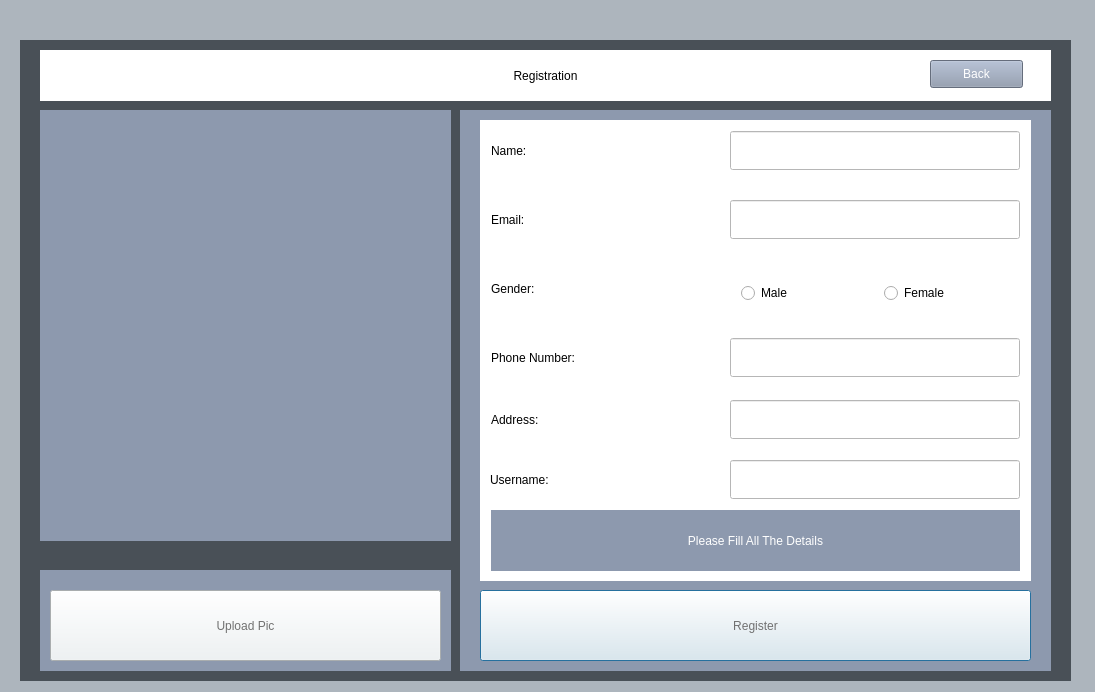
<?xml version="1.0" encoding="UTF-8"?>
<ui version="4.0">
 <class>Dialog</class>
 <widget class="QDialog" name="Dialog">
  <property name="geometry">
   <rect>
    <x>0</x>
    <y>0</y>
    <width>1095</width>
    <height>692</height>
   </rect>
  </property>
  <property name="windowTitle">
   <string>Dialog</string>
  </property>
  <property name="styleSheet">
   <string notr="true">background-color: #adb5bd;</string>
  </property>
  <widget class="QWidget" name="BackgraoundLoginWidget" native="true">
   <property name="geometry">
    <rect>
     <x>20</x>
     <y>40</y>
     <width>1051</width>
     <height>641</height>
    </rect>
   </property>
   <property name="styleSheet">
    <string notr="true">background-color: #495057;</string>
   </property>
   <widget class="QWidget" name="OpenCvArea" native="true">
    <property name="geometry">
     <rect>
      <x>20</x>
      <y>70</y>
      <width>411</width>
      <height>431</height>
     </rect>
    </property>
    <property name="styleSheet">
     <string notr="true">background-color: #8d99ae;</string>
    </property>
    <layout class="QHBoxLayout" name="horizontalLayout">
     <item>
      <widget class="QLabel" name="FacedetCap">
       <property name="text">
        <string/>
       </property>
       <property name="pixmap">
        <pixmap>D:/Coding/Project/#Project Designs Equipment/Image/15437639.jpg</pixmap>
       </property>
       <property name="scaledContents">
        <bool>true</bool>
       </property>
      </widget>
     </item>
    </layout>
   </widget>
   <widget class="QWidget" name="RegisterformWidget" native="true">
    <property name="geometry">
     <rect>
      <x>440</x>
      <y>70</y>
      <width>591</width>
      <height>561</height>
     </rect>
    </property>
    <property name="styleSheet">
     <string notr="true">background-color: #8d99ae;
font: 25 11pt &quot;Bahnschrift Light SemiCondensed&quot;;</string>
    </property>
    <widget class="QWidget" name="widget_2" native="true">
     <property name="geometry">
      <rect>
       <x>20</x>
       <y>10</y>
       <width>551</width>
       <height>461</height>
      </rect>
     </property>
     <property name="styleSheet">
      <string notr="true">background-color:#ffffff;
font: 16pt &quot;Segoe Script&quot;;
</string>
     </property>
     <widget class="QLabel" name="label">
      <property name="geometry">
       <rect>
        <x>11</x>
        <y>11</y>
        <width>90</width>
        <height>39</height>
       </rect>
      </property>
      <property name="sizePolicy">
       <sizepolicy hsizetype="Fixed" vsizetype="Preferred">
        <horstretch>0</horstretch>
        <verstretch>0</verstretch>
       </sizepolicy>
      </property>
      <property name="text">
       <string>Name:</string>
      </property>
     </widget>
     <widget class="QLineEdit" name="NameField">
      <property name="geometry">
       <rect>
        <x>250</x>
        <y>11</y>
        <width>290</width>
        <height>39</height>
       </rect>
      </property>
     </widget>
     <widget class="QLabel" name="label_2">
      <property name="geometry">
       <rect>
        <x>11</x>
        <y>80</y>
        <width>100</width>
        <height>39</height>
       </rect>
      </property>
      <property name="text">
       <string>Email:</string>
      </property>
     </widget>
     <widget class="QLineEdit" name="Emailfield">
      <property name="geometry">
       <rect>
        <x>250</x>
        <y>80</y>
        <width>290</width>
        <height>39</height>
       </rect>
      </property>
     </widget>
     <widget class="QLabel" name="label_5">
      <property name="geometry">
       <rect>
        <x>11</x>
        <y>149</y>
        <width>112</width>
        <height>39</height>
       </rect>
      </property>
      <property name="text">
       <string>Gender:</string>
      </property>
     </widget>
     <widget class="QWidget" name="widget_3" native="true">
      <property name="geometry">
       <rect>
        <x>250</x>
        <y>149</y>
        <width>290</width>
        <height>39</height>
       </rect>
      </property>
      <widget class="QRadioButton" name="MaleRadioBTN">
       <property name="geometry">
        <rect>
         <x>11</x>
         <y>1</y>
         <width>94</width>
         <height>46</height>
        </rect>
       </property>
       <property name="text">
        <string>Male</string>
       </property>
      </widget>
      <widget class="QRadioButton" name="FemaleRadioBTN">
       <property name="geometry">
        <rect>
         <x>154</x>
         <y>1</y>
         <width>124</width>
         <height>46</height>
        </rect>
       </property>
       <property name="text">
        <string>Female</string>
       </property>
      </widget>
     </widget>
     <widget class="QLabel" name="label_3">
      <property name="geometry">
       <rect>
        <x>11</x>
        <y>218</y>
        <width>229</width>
        <height>39</height>
       </rect>
      </property>
      <property name="text">
       <string>Phone Number:</string>
      </property>
     </widget>
     <widget class="QLineEdit" name="Phonefield">
      <property name="geometry">
       <rect>
        <x>250</x>
        <y>218</y>
        <width>290</width>
        <height>39</height>
       </rect>
      </property>
     </widget>
     <widget class="QLabel" name="label_4">
      <property name="geometry">
       <rect>
        <x>11</x>
        <y>280</y>
        <width>117</width>
        <height>39</height>
       </rect>
      </property>
      <property name="text">
       <string>Address:</string>
      </property>
     </widget>
     <widget class="QLineEdit" name="Addressfield">
      <property name="geometry">
       <rect>
        <x>250</x>
        <y>280</y>
        <width>290</width>
        <height>39</height>
       </rect>
      </property>
     </widget>
     <widget class="QWidget" name="widget_4" native="true">
      <property name="geometry">
       <rect>
        <x>11</x>
        <y>390</y>
        <width>529</width>
        <height>61</height>
       </rect>
      </property>
      <property name="styleSheet">
       <string notr="true">background-color: #8d99ae;</string>
      </property>
      <layout class="QVBoxLayout" name="verticalLayout">
       <item>
        <widget class="QLabel" name="Registerlabel">
         <property name="sizePolicy">
          <sizepolicy hsizetype="MinimumExpanding" vsizetype="Preferred">
           <horstretch>0</horstretch>
           <verstretch>0</verstretch>
          </sizepolicy>
         </property>
         <property name="styleSheet">
          <string notr="true">font: 12pt &quot;MS Shell Dlg 2&quot;;

background-color: #8d99ae;
color:#ffffff;</string>
         </property>
         <property name="inputMethodHints">
          <set>Qt::ImhExclusiveInputMask</set>
         </property>
         <property name="text">
          <string>Please Fill All The Details</string>
         </property>
         <property name="alignment">
          <set>Qt::AlignCenter</set>
         </property>
         <property name="wordWrap">
          <bool>true</bool>
         </property>
        </widget>
       </item>
      </layout>
     </widget>
     <widget class="QLabel" name="label_7">
      <property name="geometry">
       <rect>
        <x>10</x>
        <y>340</y>
        <width>171</width>
        <height>39</height>
       </rect>
      </property>
      <property name="text">
       <string>Username:</string>
      </property>
     </widget>
     <widget class="QLineEdit" name="UsernameField">
      <property name="geometry">
       <rect>
        <x>250</x>
        <y>340</y>
        <width>290</width>
        <height>39</height>
       </rect>
      </property>
     </widget>
    </widget>
    <widget class="QPushButton" name="BTNregistration">
     <property name="geometry">
      <rect>
       <x>20</x>
       <y>480</y>
       <width>551</width>
       <height>71</height>
      </rect>
     </property>
     <property name="styleSheet">
      <string notr="true">background-color: #edf2f4;
font: 75 italic 15pt &quot;Book Antiqua&quot;;
color:rgb(113, 113, 113)</string>
     </property>
     <property name="text">
      <string>Register</string>
     </property>
    </widget>
   </widget>
   <widget class="QWidget" name="widget" native="true">
    <property name="geometry">
     <rect>
      <x>20</x>
      <y>530</y>
      <width>411</width>
      <height>101</height>
     </rect>
    </property>
    <property name="styleSheet">
     <string notr="true">background-color: #8d99ae;</string>
    </property>
    <widget class="QPushButton" name="BTNupload">
     <property name="geometry">
      <rect>
       <x>10</x>
       <y>20</y>
       <width>391</width>
       <height>71</height>
      </rect>
     </property>
     <property name="styleSheet">
      <string notr="true">background-color: #edf2f4;
font: 75 italic 15pt &quot;Book Antiqua&quot;;
color:rgb(113, 113, 113)</string>
     </property>
     <property name="text">
      <string>Upload Pic</string>
     </property>
    </widget>
   </widget>
   <widget class="QLabel" name="label_6">
    <property name="geometry">
     <rect>
      <x>20</x>
      <y>10</y>
      <width>1011</width>
      <height>51</height>
     </rect>
    </property>
    <property name="styleSheet">
     <string notr="true">background-color:#ffffff;;
font: 25 16pt &quot;Bahnschrift Light&quot;;
</string>
    </property>
    <property name="text">
     <string>Registration</string>
    </property>
    <property name="alignment">
     <set>Qt::AlignCenter</set>
    </property>
   </widget>
   <widget class="QPushButton" name="Goback">
    <property name="geometry">
     <rect>
      <x>910</x>
      <y>20</y>
      <width>93</width>
      <height>28</height>
     </rect>
    </property>
    <property name="styleSheet">
     <string notr="true">font: 12pt &quot;MS Shell Dlg 2&quot;;
background-color: #8d99ae;
color:#ffffff;</string>
    </property>
    <property name="text">
     <string>Back</string>
    </property>
   </widget>
  </widget>
 </widget>
 <resources/>
 <connections/>
</ui>
